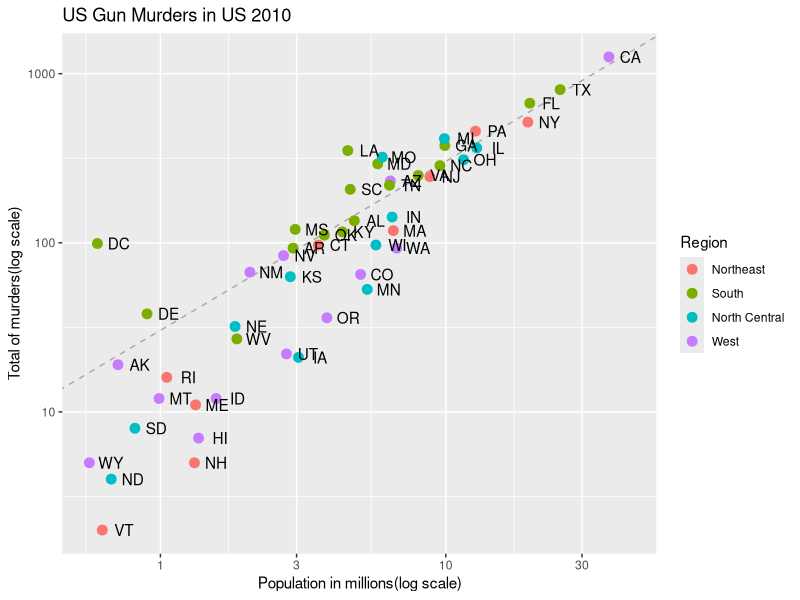

This chart was generated by the following R code:
library(ggplot2)
library(dplyr)
library(dslabs)
data("murders")

# make before.
p <- murders %>% ggplot( aes(population/10^6, total, label = abb) )
#p + geom_point( size = 3 ) +
#    geom_text( nudge_x = 0.075 )  + 
#    scale_x_continuous( trans = "log10") + 
#    scale_y_continuous( trans = "log10")


# add a line that represents average muder rate for the entire country.
r <- murders %>% summarize(rate = sum(total) / sum(population) * 10^6) %>% pull(rate)

# or we can use:
p + geom_abline( intercept = log10(r), lty = 2, color = "darkgrey" ) +
  geom_point( aes(color = region ), size = 3 )  + 
  geom_text( nudge_x = 0.075 ) + 
  scale_x_log10()  + 
  scale_y_log10() +
  xlab("Population in millions(log scale)") +
  ylab("Total of murders(log scale)") +
  ggtitle("US Gun Murders in US 2010") + 
  scale_color_discrete(name = "Region") # Change legend title.
